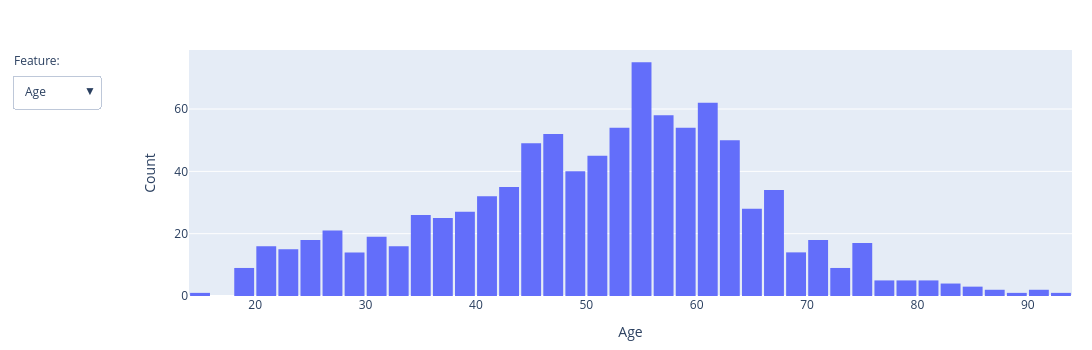

Source (notebook cell):
### Code cell
hist_features = ['Age', 'Height', 'Weight', 'BMI', 'Systolic', 'Diastolic']

# Initialize figure
fig = go.Figure()

# Add Traces with visibility settings
for idx, feature in enumerate(hist_features):
    fig.add_trace(go.Histogram(name=feature, x=data[feature], visible=(idx == 0)))

# Overlay histograms
fig.update_layout(barmode='overlay')

fig.update_layout(
    updatemenus=[
        dict(
            direction="down",
            showactive=True,
            x=-0.2,
            xanchor='left',
            y=0.9,
            yanchor='top',
            buttons=list([
                dict(label=feature,
                     method="update",
                     args=[{"visible": [feature == j for j in hist_features]},
                          {"xaxis.title": feature}])
                for feature in hist_features
            ]),
        )
    ],
    xaxis_title=hist_features[0], # Default x-axis title for the first histogram
    yaxis_title='Count', # y-axis title
    bargap=0.1
)

# Add annotation
fig.update_layout(
    annotations=[
        dict(text="Feature:", showarrow=False,
        x = -0.2, xref="paper", y=1, yref="paper", align="left")
    ]
)

# Set plot size
fig.update_layout(
    autosize=False,
    width=1100,
    height=350,
    margin=dict(l=20, r=20, t=50, b=20),
)

fig.show()

### Figure 1 — Plotly figure (JSON) as saved in the notebook; plotly's stock layout.template omitted (floating-point values rounded to 4 significant figures; data arrays with more than 128 entries replaced by an {"elided": "..."} marker saying what was removed)
{"data": [{"name": "Age", "type": "histogram", "visible": true, "x": {"elided": "961 float values"}}, {"name": "Height", "type": "histogram", "visible": false, "x": {"elided": "961 float values"}}, {"name": "Weight", "type": "histogram", "visible": false, "x": {"elided": "961 float values"}}, {"name": "BMI", "type": "histogram", "visible": false, "x": {"elided": "961 float values"}}, {"name": "Systolic", "type": "histogram", "visible": false, "x": {"elided": "961 float values"}}, {"name": "Diastolic", "type": "histogram", "visible": false, "x": {"elided": "961 float values"}}], "layout": {"annotations": [{"align": "left", "showarrow": false, "text": "Feature:", "x": -0.2, "xref": "paper", "y": 1, "yref": "paper"}], "autosize": false, "bargap": 0.1, "barmode": "overlay", "height": 350, "margin": {"b": 20, "l": 20, "r": 20, "t": 50}, "updatemenus": [{"buttons": [{"args": [{"visible": [true, false, false, false, false, false]}, {"xaxis.title": "Age"}], "label": "Age", "method": "update"}, {"args": [{"visible": [false, true, false, false, false, false]}, {"xaxis.title": "Height"}], "label": "Height", "method": "update"}, {"args": [{"visible": [false, false, true, false, false, false]}, {"xaxis.title": "Weight"}], "label": "Weight", "method": "update"}, {"args": [{"visible": [false, false, false, true, false, false]}, {"xaxis.title": "BMI"}], "label": "BMI", "method": "update"}, {"args": [{"visible": [false, false, false, false, true, false]}, {"xaxis.title": "Systolic"}], "label": "Systolic", "method": "update"}, {"args": [{"visible": [false, false, false, false, false, true]}, {"xaxis.title": "Diastolic"}], "label": "Diastolic", "method": "update"}], "direction": "down", "showactive": true, "x": -0.2, "xanchor": "left", "y": 0.9, "yanchor": "top"}], "width": 1100, "xaxis": {"title": {"text": "Age"}}, "yaxis": {"title": {"text": "Count"}}}}
